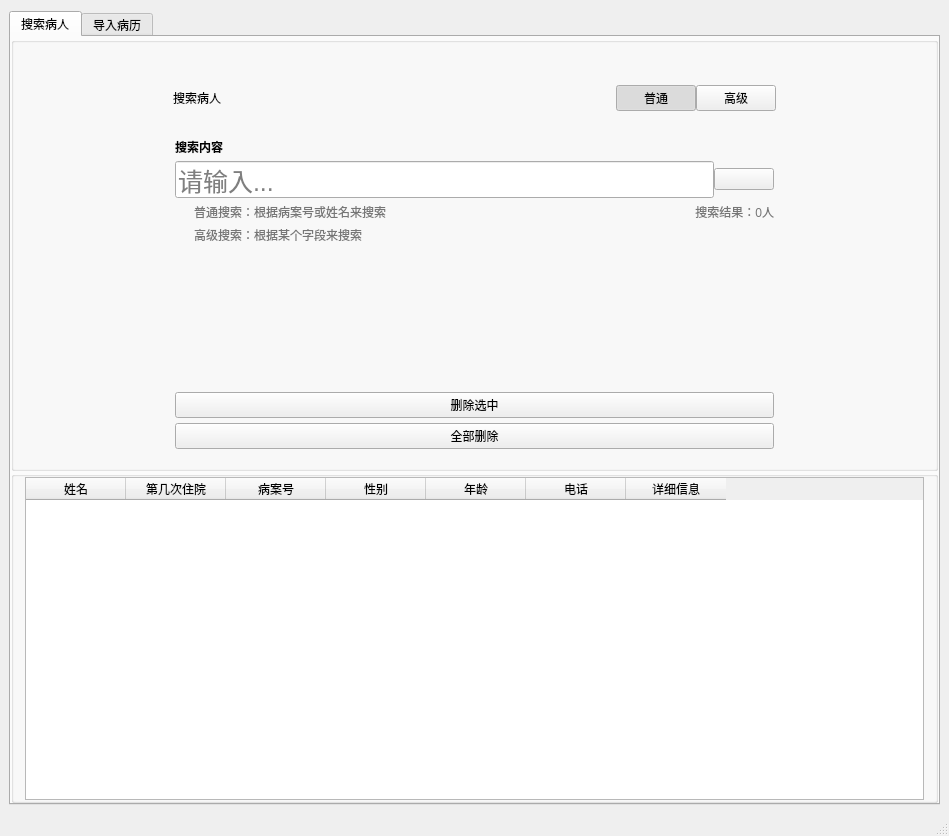
<?xml version="1.0" encoding="UTF-8"?>
<ui version="4.0">
 <class>MainWindow</class>
 <widget class="QMainWindow" name="MainWindow">
  <property name="geometry">
   <rect>
    <x>0</x>
    <y>0</y>
    <width>949</width>
    <height>836</height>
   </rect>
  </property>
  <property name="windowTitle">
   <string>MainWindow</string>
  </property>
  <property name="styleSheet">
   <string notr="true">* {
	font-family:微软雅黑;
}
.QPushButton[type=&quot;1&quot;]{
	color:rgb(255, 255, 255);
	background-color:\rgb(43, 138, 255);
	font-size:17px;
	padding: 8px;
	font-weight: bold;
}
.QPushButton[type=&quot;1&quot;][loc=&quot;left&quot;]{
	border-top-left-radius:10px;
	border-bottom-left-radius:10px;
}
.QPushButton[type=&quot;1&quot;][loc=&quot;right&quot;]{
	border-top-right-radius:10px;
	border-bottom-right-radius:10px;
}
.QPushButton[type=&quot;2&quot;]{
	color:rgb(255, 255, 255);
	background-color:rgb(61, 209, 28);
	font-weight: bold;
	font-size:15px;
	padding: 10px 15px 10px 15px;
	border-top-right-radius:10px;
	border-bottom-right-radius:10px;
	background-image:url(ui/search2.png);
	background-position:center;
	background-repeat:no-repeat;
}
.QPushButton[type=&quot;3&quot;]{
	color:rgb(255, 255, 255);
	background-color:rgb(61, 209, 28);
	font-weight: bold;
	font-size:20px;
	padding: 10px 15px 10px 0px;
	border-radius:10px;
	background-image:url(ui/search2.png);
	background-position:right;
	background-repeat:no-repeat;
}
.QPushButton[type=&quot;4&quot;]{
	color:rgb(255, 255, 255);
	background-color:rgb(14, 74, 165);
	font-weight: bold;
	font-size:20px;
	padding: 10px 15px 10px 0px;
	border-radius:10px;
	background-position:right;
	background-repeat:no-repeat;
}
.QPushButton[type=&quot;1&quot;]:checked{
	background-color:rgb(14, 74, 165);
}
#label {
	font-size:30px;
}
#groupBox_2 {
	border:0px solid
}</string>
  </property>
  <widget class="QWidget" name="centralwidget">
   <property name="styleSheet">
    <string notr="true"/>
   </property>
   <layout class="QVBoxLayout" name="verticalLayout" stretch="0">
    <property name="spacing">
     <number>0</number>
    </property>
    <property name="topMargin">
     <number>11</number>
    </property>
    <item>
     <widget class="QTabWidget" name="tabWidget">
      <property name="currentIndex">
       <number>0</number>
      </property>
      <widget class="QWidget" name="tab_3">
       <attribute name="title">
        <string>搜索病人</string>
       </attribute>
       <layout class="QVBoxLayout" name="verticalLayout_10">
        <property name="spacing">
         <number>0</number>
        </property>
        <property name="leftMargin">
         <number>0</number>
        </property>
        <property name="topMargin">
         <number>0</number>
        </property>
        <property name="rightMargin">
         <number>0</number>
        </property>
        <property name="bottomMargin">
         <number>0</number>
        </property>
        <item>
         <widget class="QGroupBox" name="groupBox_2">
          <property name="title">
           <string/>
          </property>
          <layout class="QVBoxLayout" name="verticalLayout_4" stretch="0,0">
           <property name="leftMargin">
            <number>11</number>
           </property>
           <property name="topMargin">
            <number>30</number>
           </property>
           <property name="rightMargin">
            <number>11</number>
           </property>
           <property name="bottomMargin">
            <number>0</number>
           </property>
           <item>
            <layout class="QHBoxLayout" name="horizontalLayout" stretch="2,6,1,1,2">
             <property name="spacing">
              <number>0</number>
             </property>
             <item>
              <spacer name="horizontalSpacer">
               <property name="orientation">
                <enum>Qt::Horizontal</enum>
               </property>
               <property name="sizeHint" stdset="0">
                <size>
                 <width>40</width>
                 <height>50</height>
                </size>
               </property>
              </spacer>
             </item>
             <item>
              <widget class="QLabel" name="label">
               <property name="styleSheet">
                <string notr="true"/>
               </property>
               <property name="text">
                <string>搜索病人</string>
               </property>
              </widget>
             </item>
             <item>
              <widget class="QPushButton" name="stack1Button">
               <property name="cursor">
                <cursorShape>PointingHandCursor</cursorShape>
               </property>
               <property name="text">
                <string>普通</string>
               </property>
               <property name="checkable">
                <bool>true</bool>
               </property>
               <property name="checked">
                <bool>true</bool>
               </property>
               <property name="autoExclusive">
                <bool>true</bool>
               </property>
               <property name="type" stdset="0">
                <string>1</string>
               </property>
               <property name="loc" stdset="0">
                <string>left</string>
               </property>
              </widget>
             </item>
             <item>
              <widget class="QPushButton" name="stack2Button">
               <property name="cursor">
                <cursorShape>PointingHandCursor</cursorShape>
               </property>
               <property name="text">
                <string>高级</string>
               </property>
               <property name="checkable">
                <bool>true</bool>
               </property>
               <property name="autoExclusive">
                <bool>true</bool>
               </property>
               <property name="type" stdset="0">
                <string>1</string>
               </property>
               <property name="loc" stdset="0">
                <string>right</string>
               </property>
              </widget>
             </item>
             <item>
              <spacer name="horizontalSpacer_3">
               <property name="orientation">
                <enum>Qt::Horizontal</enum>
               </property>
               <property name="sizeHint" stdset="0">
                <size>
                 <width>40</width>
                 <height>20</height>
                </size>
               </property>
              </spacer>
             </item>
            </layout>
           </item>
           <item>
            <layout class="QHBoxLayout" name="horizontalLayout_2" stretch="2,8,2">
             <property name="spacing">
              <number>0</number>
             </property>
             <property name="bottomMargin">
              <number>10</number>
             </property>
             <item>
              <spacer name="horizontalSpacer_2">
               <property name="orientation">
                <enum>Qt::Horizontal</enum>
               </property>
               <property name="sizeHint" stdset="0">
                <size>
                 <width>37</width>
                 <height>17</height>
                </size>
               </property>
              </spacer>
             </item>
             <item>
              <widget class="QStackedWidget" name="stacks">
               <property name="currentIndex">
                <number>0</number>
               </property>
               <widget class="QWidget" name="page">
                <layout class="QVBoxLayout" name="verticalLayout_3">
                 <property name="spacing">
                  <number>5</number>
                 </property>
                 <property name="leftMargin">
                  <number>0</number>
                 </property>
                 <property name="rightMargin">
                  <number>0</number>
                 </property>
                 <item>
                  <widget class="QLabel" name="label_2">
                   <property name="baseSize">
                    <size>
                     <width>0</width>
                     <height>0</height>
                    </size>
                   </property>
                   <property name="styleSheet">
                    <string notr="true">*{
	font-weight: bold;
}</string>
                   </property>
                   <property name="text">
                    <string>搜索内容</string>
                   </property>
                  </widget>
                 </item>
                 <item>
                  <layout class="QHBoxLayout" name="horizontalLayout_3" stretch="9,1">
                   <property name="spacing">
                    <number>0</number>
                   </property>
                   <item>
                    <widget class="QLineEdit" name="searchtext1">
                     <property name="styleSheet">
                      <string notr="true">*{
	font-size:25px;
}</string>
                     </property>
                     <property name="placeholderText">
                      <string>请输入...</string>
                     </property>
                    </widget>
                   </item>
                   <item>
                    <widget class="QPushButton" name="searchButton">
                     <property name="cursor">
                      <cursorShape>PointingHandCursor</cursorShape>
                     </property>
                     <property name="styleSheet">
                      <string notr="true"/>
                     </property>
                     <property name="text">
                      <string/>
                     </property>
                     <property name="type" stdset="0">
                      <string>2</string>
                     </property>
                    </widget>
                   </item>
                  </layout>
                 </item>
                 <item>
                  <layout class="QHBoxLayout" name="horizontalLayout_4" stretch="1,25,5">
                   <property name="spacing">
                    <number>0</number>
                   </property>
                   <item>
                    <widget class="QLabel" name="label_i1">
                     <property name="styleSheet">
                      <string notr="true">*{
	background-image:url(ui/i.png);
	background-position:center;
	background-repeat:no-repeat;
}</string>
                     </property>
                     <property name="text">
                      <string/>
                     </property>
                    </widget>
                   </item>
                   <item>
                    <widget class="QLabel" name="label_pt">
                     <property name="styleSheet">
                      <string notr="true">*{
	color:rgb(118, 118, 118)
}</string>
                     </property>
                     <property name="text">
                      <string>普通搜索：根据病案号或姓名来搜索</string>
                     </property>
                    </widget>
                   </item>
                   <item>
                    <widget class="QLabel" name="numlabel1">
                     <property name="layoutDirection">
                      <enum>Qt::LeftToRight</enum>
                     </property>
                     <property name="styleSheet">
                      <string notr="true">*{
	color:rgb(118, 118, 118)
}</string>
                     </property>
                     <property name="text">
                      <string>搜索结果：0人</string>
                     </property>
                     <property name="alignment">
                      <set>Qt::AlignRight|Qt::AlignTrailing|Qt::AlignVCenter</set>
                     </property>
                    </widget>
                   </item>
                  </layout>
                 </item>
                 <item>
                  <layout class="QHBoxLayout" name="horizontalLayout_5" stretch="1,30">
                   <property name="spacing">
                    <number>0</number>
                   </property>
                   <item>
                    <widget class="QLabel" name="label_i1_2">
                     <property name="styleSheet">
                      <string notr="true">*{
	background-image:url(ui/i.png);
	background-position:center;
	background-repeat:no-repeat;
}</string>
                     </property>
                     <property name="text">
                      <string/>
                     </property>
                    </widget>
                   </item>
                   <item>
                    <widget class="QLabel" name="label_pt_2">
                     <property name="styleSheet">
                      <string notr="true">*{
	color:rgb(118, 118, 118)
}</string>
                     </property>
                     <property name="text">
                      <string>高级搜索：根据某个字段来搜索</string>
                     </property>
                    </widget>
                   </item>
                  </layout>
                 </item>
                 <item>
                  <spacer name="verticalSpacer">
                   <property name="orientation">
                    <enum>Qt::Vertical</enum>
                   </property>
                   <property name="sizeHint" stdset="0">
                    <size>
                     <width>20</width>
                     <height>143</height>
                    </size>
                   </property>
                  </spacer>
                 </item>
                 <item>
                  <widget class="QPushButton" name="pushButton_3">
                   <property name="text">
                    <string>删除选中</string>
                   </property>
                  </widget>
                 </item>
                 <item>
                  <widget class="QPushButton" name="pushButton_2">
                   <property name="text">
                    <string>全部删除</string>
                   </property>
                  </widget>
                 </item>
                </layout>
               </widget>
               <widget class="QWidget" name="page_2">
                <layout class="QVBoxLayout" name="verticalLayout_9" stretch="2,3,2,1,1,0,0">
                 <property name="spacing">
                  <number>5</number>
                 </property>
                 <property name="leftMargin">
                  <number>0</number>
                 </property>
                 <property name="rightMargin">
                  <number>0</number>
                 </property>
                 <property name="bottomMargin">
                  <number>30</number>
                 </property>
                 <item>
                  <layout class="QHBoxLayout" name="horizontalLayout_11">
                   <property name="spacing">
                    <number>20</number>
                   </property>
                   <item>
                    <layout class="QVBoxLayout" name="verticalLayout_5">
                     <property name="spacing">
                      <number>0</number>
                     </property>
                     <item>
                      <layout class="QHBoxLayout" name="horizontalLayout_6" stretch="1,2">
                       <property name="spacing">
                        <number>0</number>
                       </property>
                       <item>
                        <widget class="QLabel" name="label_3">
                         <property name="styleSheet">
                          <string notr="true">*{
	font-weight: bold;
}</string>
                         </property>
                         <property name="text">
                          <string>目标表</string>
                         </property>
                        </widget>
                       </item>
                       <item>
                        <spacer name="horizontalSpacer_5">
                         <property name="orientation">
                          <enum>Qt::Horizontal</enum>
                         </property>
                         <property name="sizeHint" stdset="0">
                          <size>
                           <width>40</width>
                           <height>20</height>
                          </size>
                         </property>
                        </spacer>
                       </item>
                      </layout>
                     </item>
                     <item>
                      <widget class="QComboBox" name="list1">
                       <item>
                        <property name="text">
                         <string>表1</string>
                        </property>
                       </item>
                       <item>
                        <property name="text">
                         <string>表2</string>
                        </property>
                       </item>
                       <item>
                        <property name="text">
                         <string>表3</string>
                        </property>
                       </item>
                       <item>
                        <property name="text">
                         <string>表4</string>
                        </property>
                       </item>
                      </widget>
                     </item>
                    </layout>
                   </item>
                   <item>
                    <layout class="QVBoxLayout" name="verticalLayout_7">
                     <property name="spacing">
                      <number>0</number>
                     </property>
                     <item>
                      <layout class="QHBoxLayout" name="horizontalLayout_8" stretch="1,2">
                       <property name="spacing">
                        <number>0</number>
                       </property>
                       <item>
                        <widget class="QLabel" name="label_7">
                         <property name="styleSheet">
                          <string notr="true">*{
	font-weight: bold;
}</string>
                         </property>
                         <property name="text">
                          <string>目标字段</string>
                         </property>
                        </widget>
                       </item>
                       <item>
                        <spacer name="horizontalSpacer_7">
                         <property name="orientation">
                          <enum>Qt::Horizontal</enum>
                         </property>
                         <property name="sizeHint" stdset="0">
                          <size>
                           <width>40</width>
                           <height>20</height>
                          </size>
                         </property>
                        </spacer>
                       </item>
                      </layout>
                     </item>
                     <item>
                      <widget class="QComboBox" name="list2">
                       <item>
                        <property name="text">
                         <string>症状性癫痫</string>
                        </property>
                       </item>
                       <item>
                        <property name="text">
                         <string>发育迟缓</string>
                        </property>
                       </item>
                       <item>
                        <property name="text">
                         <string>抽动症</string>
                        </property>
                       </item>
                       <item>
                        <property name="text">
                         <string>注意缺陷多动障碍</string>
                        </property>
                       </item>
                       <item>
                        <property name="text">
                         <string>自闭症</string>
                        </property>
                       </item>
                       <item>
                        <property name="text">
                         <string>局灶运动性发作</string>
                        </property>
                       </item>
                       <item>
                        <property name="text">
                         <string>局灶非运动发作</string>
                        </property>
                       </item>
                       <item>
                        <property name="text">
                         <string>局灶性继发双侧强直_阵挛发作</string>
                        </property>
                       </item>
                       <item>
                        <property name="text">
                         <string>全面性运动性发作</string>
                        </property>
                       </item>
                       <item>
                        <property name="text">
                         <string>全面性非运动性发作</string>
                        </property>
                       </item>
                       <item>
                        <property name="text">
                         <string>新生儿期起病</string>
                        </property>
                       </item>
                       <item>
                        <property name="text">
                         <string>婴儿期起病</string>
                        </property>
                       </item>
                       <item>
                        <property name="text">
                         <string>儿童期起病</string>
                        </property>
                       </item>
                       <item>
                        <property name="text">
                         <string>青少年_成年期起病</string>
                        </property>
                       </item>
                       <item>
                        <property name="text">
                         <string>与年龄无特殊关系的癫痫综合征</string>
                        </property>
                       </item>
                       <item>
                        <property name="text">
                         <string>其他癫痫综合征</string>
                        </property>
                       </item>
                      </widget>
                     </item>
                    </layout>
                   </item>
                  </layout>
                 </item>
                 <item>
                  <layout class="QVBoxLayout" name="verticalLayout_8" stretch="0,0">
                   <property name="spacing">
                    <number>0</number>
                   </property>
                   <item>
                    <layout class="QHBoxLayout" name="horizontalLayout_13">
                     <item>
                      <widget class="QLabel" name="label_5">
                       <property name="styleSheet">
                        <string notr="true">*{
	font-weight: bold;
}</string>
                       </property>
                       <property name="text">
                        <string>搜索内容</string>
                       </property>
                      </widget>
                     </item>
                     <item>
                      <spacer name="horizontalSpacer_9">
                       <property name="orientation">
                        <enum>Qt::Horizontal</enum>
                       </property>
                       <property name="sizeHint" stdset="0">
                        <size>
                         <width>40</width>
                         <height>20</height>
                        </size>
                       </property>
                      </spacer>
                     </item>
                    </layout>
                   </item>
                   <item>
                    <widget class="QLineEdit" name="searchtext2">
                     <property name="styleSheet">
                      <string notr="true">*{
	font-size:25px;
}</string>
                     </property>
                    </widget>
                   </item>
                  </layout>
                 </item>
                 <item>
                  <layout class="QHBoxLayout" name="horizontalLayout_12" stretch="1,3">
                   <item>
                    <widget class="QPushButton" name="searchButton_3">
                     <property name="cursor">
                      <cursorShape>PointingHandCursor</cursorShape>
                     </property>
                     <property name="layoutDirection">
                      <enum>Qt::LeftToRight</enum>
                     </property>
                     <property name="text">
                      <string>搜索</string>
                     </property>
                     <property name="type" stdset="0">
                      <string>3</string>
                     </property>
                    </widget>
                   </item>
                   <item>
                    <spacer name="horizontalSpacer_8">
                     <property name="orientation">
                      <enum>Qt::Horizontal</enum>
                     </property>
                     <property name="sizeHint" stdset="0">
                      <size>
                       <width>40</width>
                       <height>20</height>
                      </size>
                     </property>
                    </spacer>
                   </item>
                  </layout>
                 </item>
                 <item>
                  <layout class="QHBoxLayout" name="horizontalLayout_9" stretch="1,25,5">
                   <property name="spacing">
                    <number>0</number>
                   </property>
                   <item>
                    <widget class="QLabel" name="label_i1_3">
                     <property name="styleSheet">
                      <string notr="true">*{
	background-image:url(ui/i.png);
	background-position:center;
	background-repeat:no-repeat;
}</string>
                     </property>
                     <property name="text">
                      <string/>
                     </property>
                    </widget>
                   </item>
                   <item>
                    <widget class="QLabel" name="label_pt_3">
                     <property name="styleSheet">
                      <string notr="true">*{
	color:rgb(118, 118, 118)
}</string>
                     </property>
                     <property name="text">
                      <string>普通搜索：根据病案号或姓名来搜索</string>
                     </property>
                    </widget>
                   </item>
                   <item>
                    <widget class="QLabel" name="numlabel1_2">
                     <property name="layoutDirection">
                      <enum>Qt::LeftToRight</enum>
                     </property>
                     <property name="styleSheet">
                      <string notr="true">*{
	color:rgb(118, 118, 118)
}</string>
                     </property>
                     <property name="text">
                      <string>搜索结果：0人</string>
                     </property>
                     <property name="alignment">
                      <set>Qt::AlignRight|Qt::AlignTrailing|Qt::AlignVCenter</set>
                     </property>
                    </widget>
                   </item>
                  </layout>
                 </item>
                 <item>
                  <layout class="QHBoxLayout" name="horizontalLayout_10" stretch="1,30">
                   <property name="spacing">
                    <number>0</number>
                   </property>
                   <item>
                    <widget class="QLabel" name="label_i1_4">
                     <property name="styleSheet">
                      <string notr="true">*{
	background-image:url(ui/i.png);
	background-position:center;
	background-repeat:no-repeat;
}</string>
                     </property>
                     <property name="text">
                      <string/>
                     </property>
                    </widget>
                   </item>
                   <item>
                    <widget class="QLabel" name="label_pt_4">
                     <property name="styleSheet">
                      <string notr="true">*{
	color:rgb(118, 118, 118)
}</string>
                     </property>
                     <property name="text">
                      <string>高级搜索：根据某个字段来搜索（默认搜索该字段非空的病历）</string>
                     </property>
                    </widget>
                   </item>
                  </layout>
                 </item>
                 <item>
                  <widget class="QPushButton" name="pushButton_4">
                   <property name="text">
                    <string>删除选中</string>
                   </property>
                  </widget>
                 </item>
                 <item>
                  <widget class="QPushButton" name="pushButton_5">
                   <property name="text">
                    <string>删除全部</string>
                   </property>
                  </widget>
                 </item>
                </layout>
               </widget>
              </widget>
             </item>
             <item>
              <spacer name="horizontalSpacer_4">
               <property name="orientation">
                <enum>Qt::Horizontal</enum>
               </property>
               <property name="sizeHint" stdset="0">
                <size>
                 <width>158</width>
                 <height>292</height>
                </size>
               </property>
              </spacer>
             </item>
            </layout>
           </item>
          </layout>
         </widget>
        </item>
        <item>
         <widget class="QGroupBox" name="groupBox_3">
          <property name="title">
           <string/>
          </property>
          <layout class="QVBoxLayout" name="verticalLayout_2" stretch="10">
           <property name="spacing">
            <number>7</number>
           </property>
           <property name="leftMargin">
            <number>11</number>
           </property>
           <property name="topMargin">
            <number>0</number>
           </property>
           <property name="rightMargin">
            <number>11</number>
           </property>
           <property name="bottomMargin">
            <number>0</number>
           </property>
           <item>
            <widget class="QTableWidget" name="table">
             <property name="defaultDropAction">
              <enum>Qt::IgnoreAction</enum>
             </property>
             <attribute name="horizontalHeaderStretchLastSection">
              <bool>false</bool>
             </attribute>
             <column>
              <property name="text">
               <string>姓名</string>
              </property>
             </column>
             <column>
              <property name="text">
               <string>第几次住院</string>
              </property>
             </column>
             <column>
              <property name="text">
               <string>病案号</string>
              </property>
             </column>
             <column>
              <property name="text">
               <string>性别</string>
              </property>
             </column>
             <column>
              <property name="text">
               <string>年龄</string>
              </property>
             </column>
             <column>
              <property name="text">
               <string>电话</string>
              </property>
             </column>
             <column>
              <property name="text">
               <string>详细信息</string>
              </property>
             </column>
            </widget>
           </item>
          </layout>
         </widget>
        </item>
       </layout>
      </widget>
      <widget class="QWidget" name="tab_4">
       <attribute name="title">
        <string>导入病历</string>
       </attribute>
       <layout class="QVBoxLayout" name="verticalLayout_6" stretch="4,3,3">
        <item>
         <layout class="QVBoxLayout" name="verticalLayout_15">
          <property name="leftMargin">
           <number>250</number>
          </property>
          <property name="topMargin">
           <number>100</number>
          </property>
          <property name="rightMargin">
           <number>250</number>
          </property>
          <property name="bottomMargin">
           <number>50</number>
          </property>
          <item>
           <widget class="QPushButton" name="getpathbutton">
            <property name="text">
             <string>请选择病历所在的文件夹</string>
            </property>
            <property name="checkable">
             <bool>true</bool>
            </property>
            <property name="type" stdset="0">
             <string>4</string>
            </property>
           </widget>
          </item>
          <item>
           <widget class="QPushButton" name="pushButton">
            <property name="text">
             <string>加入数据库</string>
            </property>
            <property name="type" stdset="0">
             <string>4</string>
            </property>
           </widget>
          </item>
          <item>
           <widget class="QLabel" name="label_4">
            <property name="text">
             <string>导入过程较长，请耐心等待</string>
            </property>
            <property name="alignment">
             <set>Qt::AlignCenter</set>
            </property>
           </widget>
          </item>
         </layout>
        </item>
        <item>
         <layout class="QVBoxLayout" name="verticalLayout_13">
          <item>
           <widget class="QPlainTextEdit" name="plainTextEdit">
            <property name="tabStopWidth">
             <number>80</number>
            </property>
           </widget>
          </item>
         </layout>
        </item>
        <item>
         <spacer name="verticalSpacer_2">
          <property name="orientation">
           <enum>Qt::Vertical</enum>
          </property>
          <property name="sizeHint" stdset="0">
           <size>
            <width>20</width>
            <height>40</height>
           </size>
          </property>
         </spacer>
        </item>
       </layout>
      </widget>
     </widget>
    </item>
   </layout>
  </widget>
  <widget class="QMenuBar" name="menubar">
   <property name="geometry">
    <rect>
     <x>0</x>
     <y>0</y>
     <width>949</width>
     <height>23</height>
    </rect>
   </property>
  </widget>
  <widget class="QStatusBar" name="statusbar"/>
 </widget>
 <resources>
  <include location="qrc1.qrc"/>
 </resources>
 <connections/>
</ui>
